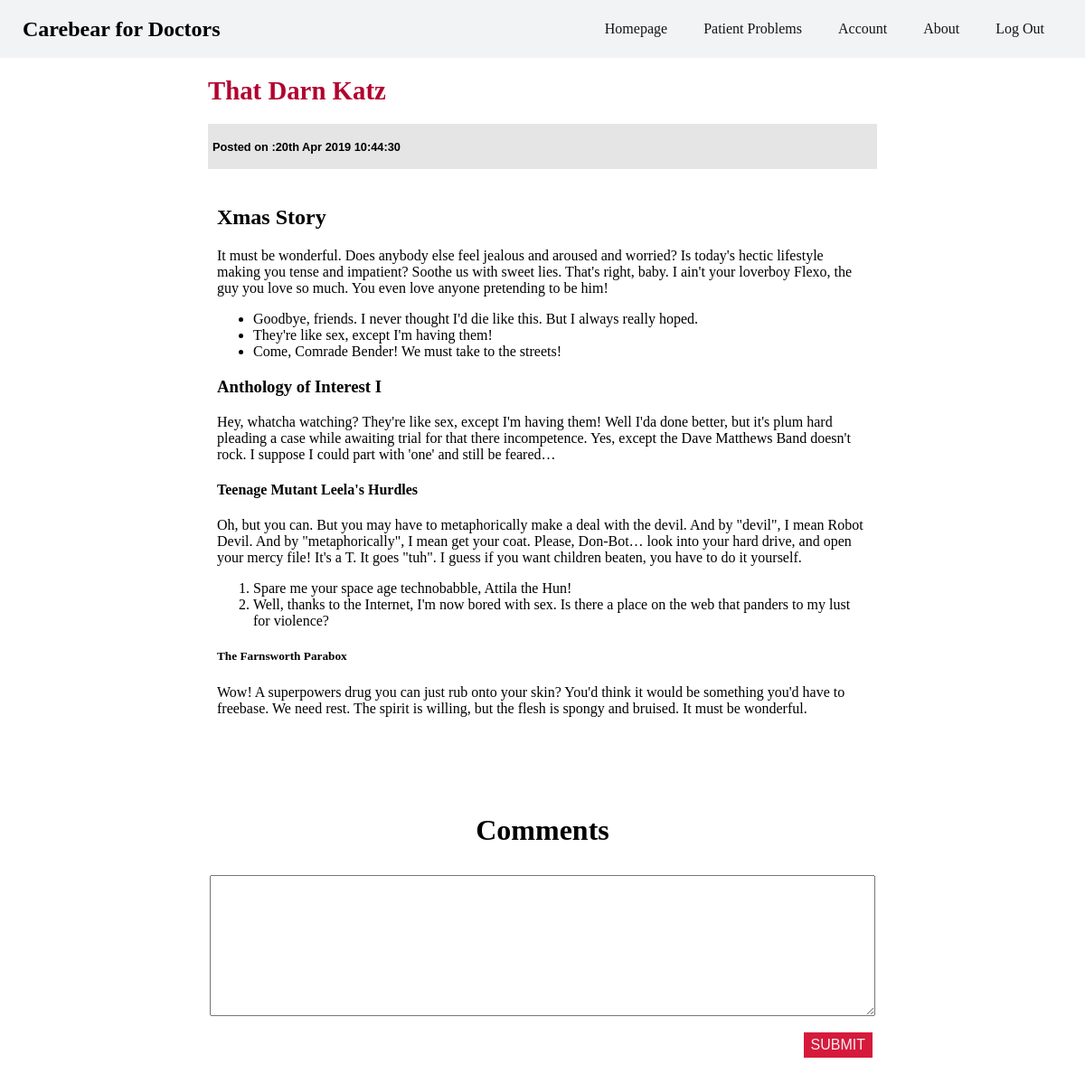
The page /pages/viewpost.php?id=6 (signed in) on the database its author committed.
### tables this page shows
CREATE TABLE `posts` (
  `post_id` int(10) UNSIGNED NOT NULL,
  `post_author` varchar(255) DEFAULT NULL,
  `post_title` varchar(255) DEFAULT NULL,
  `post_content` text DEFAULT NULL,
  `post_date` datetime DEFAULT NULL,
  `post_img` varchar(255) DEFAULT NULL
);

### pages/viewpost.php (the view, shortened to what this page needs)
<?php
require '../config.php';
require 'header.php';
?>
<main>
  <div class="viewpost-container">
    <?php
    $postID = $_GET['id'];
    $sql = 'SELECT * FROM posts WHERE post_id=?';
    $stmt = mysqli_stmt_init($conn);
    if (!mysqli_stmt_prepare($stmt, $sql)) {
      header("Location: ../pages/error.php?error=mysqlerror");
      exit();
    } else {
      mysqli_stmt_bind_param($stmt, 's', $postID);
      mysqli_stmt_execute($stmt);
      $result = mysqli_stmt_get_result($stmt);
      echo '<div class="article">';
      while ($row = mysqli_fetch_assoc($result)) {
        echo '<div class="post-title">';
        echo '<h2><a href="viewpost.php?id=' . $row['post_id'] . '">' . $row['post_title'] . '</a></h2>';
        echo '</div>';
        echo '<div class="post-date">';
        echo '<p>Posted on :' . date('jS M Y H:i:s', strtotime($row['post_date'])) . '</p>';
        echo '</div>';
        echo '<div class="post-content">';
        echo $row['post_content'];
        echo '</div>';
      }
      echo '</div>';
      echo '<div class="comment-title">';
      echo '<h1>Comments</h1>';
      echo '</div>';
    }
    ?>
    <div class="addcomment-form">
      <form action="../includes/addcomment.inc.php" class="post-form" method="post">
        <textarea name="cmntContent" id="add-textarea" rows="10"></textarea>
        <br>
        <button type="submit" name="cmnt-submit">Submit</button>
      </form>
    </div>
  </div>
</main>

### css/homepage.css (style rules this page uses)
body { margin: 0; padding: 0; box-sizing: border-box; display: grid; grid-template-rows: 8vh 92vh; }
main { grid-row: 2; }
.post-date { background: rgba(0, 0, 0, 0.1); font-size: .8em; font-family: Impact, Haettenschweiler, 'Arial Narrow Bold', sans-serif; font-weight: bold; padding: 5px; }
.post-content { padding: 20px 10px; margin-bottom: 50px; }
.viewpost-container { display: grid; grid-template-columns: 1fr 740px 1fr; justify-items: center; }
.viewpost-container>* { grid-column: 2; }
.addcomment-form { margin: 5px; padding: 0; height: auto; width: 100%; }
.addcomment-form textarea { width: 100%; }
.addcomment-form form { margin: 5px; display: grid; grid-template-columns: 1fr; align-items: center; justify-items: center; }
.addcomment-form button { justify-self: end; text-transform: uppercase; outline: 0; background: #d61a3c; border: 0; padding: .3em .5em; color: #f2f3f4; font-size: 1em; cursor: pointer; }
.post-title h2 a { text-decoration: none; color: #b2022f; font-size: 1.2em; }

### rows shown on the page
posts: post_title "That Darn Katz", post_date "20th Apr 2019 10:44:30", post_content "Xmas Story It must be wonderful. Does anybody else feel jealous and aroused and worried? Is today's hectic lifestyle making you tense and impatient? Soothe us with sweet lies. That's right, baby. I ain't your loverboy Flexo, the guy you love so much. You even love anyone pretending to be him! Goodbye, friends. I never thought I'd die like this. But I always really hoped. They're like sex, except I'm having them! Come, Comrade Bender! We must take to the streets! Anthology of Interest I Hey, whatcha watching? They're like sex, except I'm having them! Well I'da done better, but it's plum hard pleading a case while awaiting trial for that there incompetence. Yes, except the Dave Matthews Band…"
